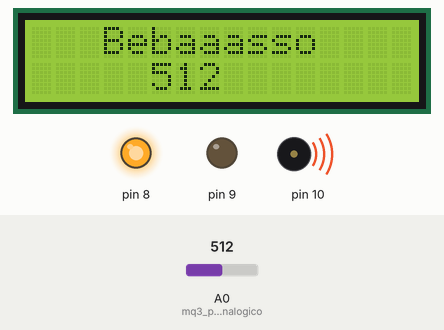
This sketch was run on a simulated Arduino Uno, built with avr-gcc and run on an emulated ATmega328P. Shown: 16×2 character LCD, output pins drawn as LEDs (lit = HIGH), buzzer (waves = sounding). The inputs (shaded band) are chosen by the test bench; at power-on: A0 (mq3_pino_analogico) = 512.

Above: at 1.2 s.
1.3 s: A0 (mq3_pino_analogico) set to 206
At 1.95 s:
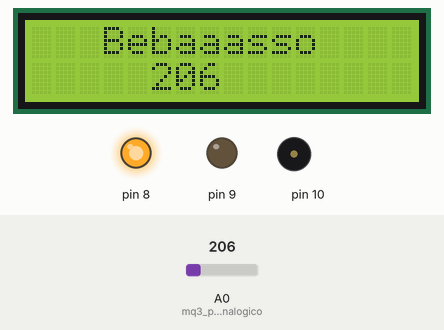
3.0 s: A0 (mq3_pino_analogico) set to 183
At 3.9 s:
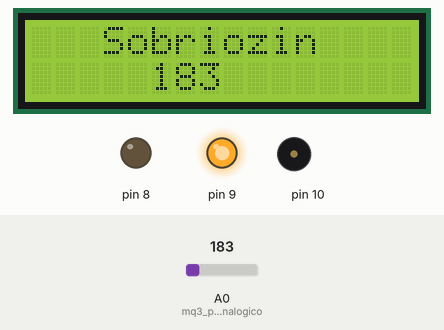
4.5 s: A0 (mq3_pino_analogico) set to 210
At 4.73 s:
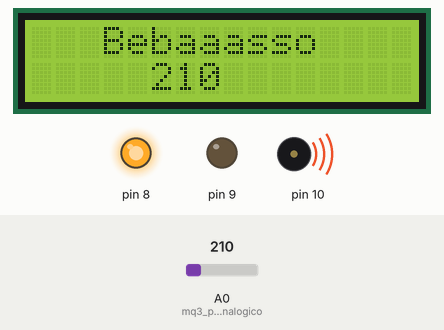
Timing chart, 0 to 12.1 s (numbered marks = the images above; inputs shaded):
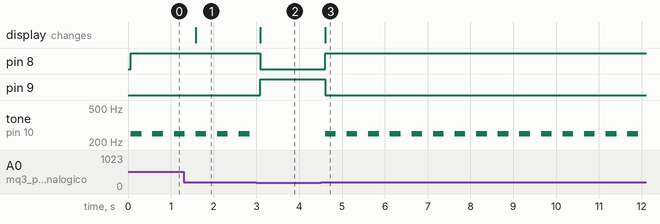

Measured:
- the behaviour switches between 200 and 199 on A0 (mq3_pino_analogico) (found by bisection; images 1 and 2)
- after the input at 1.3 s, the display: changes after 0.28 s (image 1)
- after the input at 3.0 s, pin 8: HIGH → LOW after 0.09 s; pin 9: LOW → HIGH after 0.09 s; tone on pin 10: stops changing and stays silent; the display: changes after 0.09 s (image 2)
- after the input at 4.5 s, pin 8: LOW → HIGH after 0.11 s; pin 9: HIGH → LOW after 0.11 s; tone on pin 10: alternates 250 Hz for 0.25 s and silent for 0.25 s, starting after 0.11 s; the display: changes after 0.11 s (image 3)
- by itself, tone on pin 10: alternates 250 Hz for 0.25 s and silent for 0.25 s

The sketch:

Bafometro.ino
```cpp
#include <Arduino.h>
#include <LiquidCrystal.h>

const int rs = 12, en = 11, d4 = 5, d5 = 4, d6 = 3, d7 = 2;
LiquidCrystal lcd(rs, en, d4, d5, d6, d7);

int mq3_pino_analogico = A0;


void setup()
{
  lcd.begin(16,2);

  //buzzer no pino 10
  pinMode(10,OUTPUT);

  //led verde no pino 9
  pinMode(9, OUTPUT);

  //led vermelho no pino 8
  pinMode(8, OUTPUT);
}

void loop()
{
  lcd.clear();
  lcd.setCursor(3,0);
  int valor_mq3 = analogRead(mq3_pino_analogico);

  if(valor_mq3 < 200)
  {
    lcd.print("Sobriozin");
    lcd.setCursor(5,1);
    lcd.print(valor_mq3);
    digitalWrite(9, HIGH);
    digitalWrite(8, LOW);
  }
  else
  {
    lcd.print("Bebaaasso");
    lcd.setCursor(5,1);
    lcd.print(valor_mq3);
    tone(10, 250, 250);
    digitalWrite(9, LOW);
    digitalWrite(8, HIGH);

  }

  delay(500);
}
```
